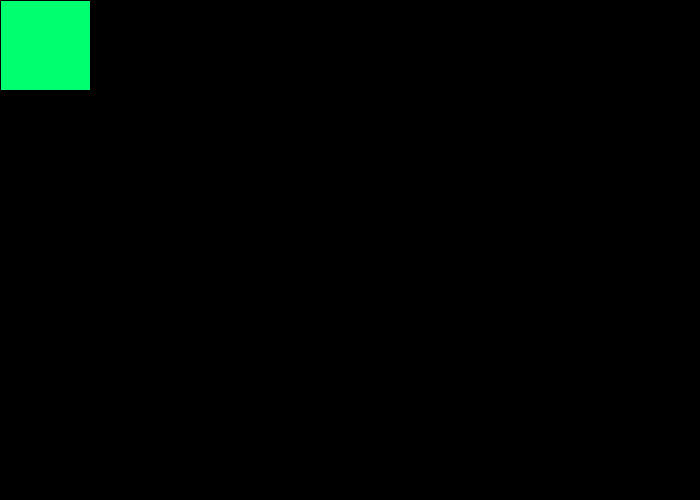
Frame 1 (no input)
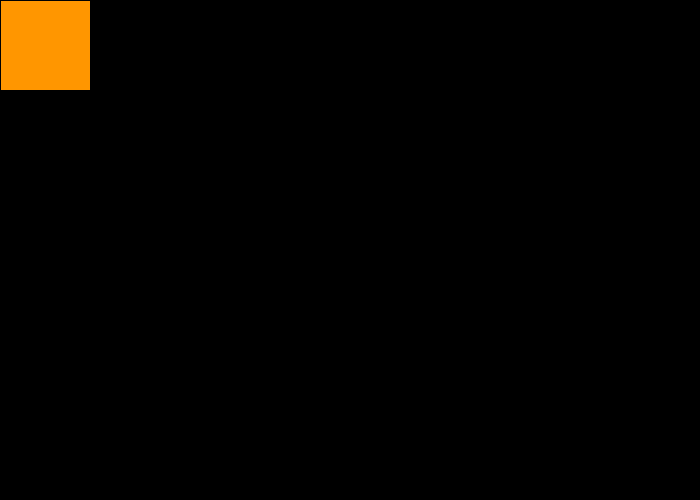
Frame 60 (the mouse pressed at the canvas centre just before this capture)
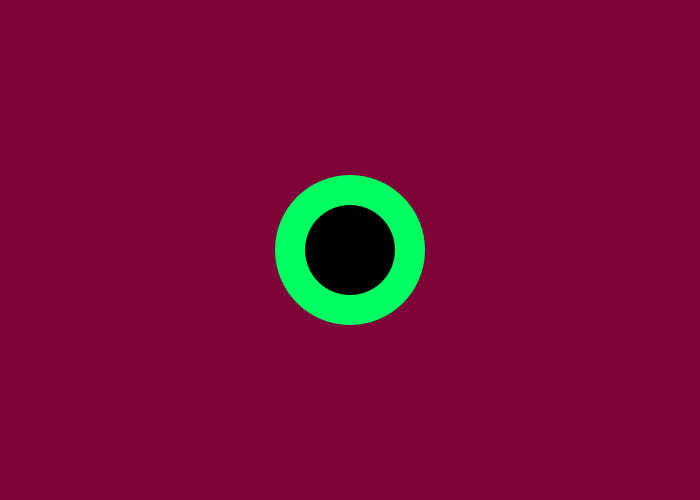
Frame 120 (the mouse held since frame 60 and released just before this capture)

The Processing sketch that drew these frames (run headless with seeded random() and noise(); from frame 60 on, the mouse is pressed at the canvas centre):

// Processing sketch: processing_158746
// ── processing_158746.pde

void setup() {
  noCursor();
  size(700, 500);
  colorMode(HSB);
}
 
void draw() {
  fill (0);
  if (mousePressed == true) {
    colorMode(RGB);
    background(126, 3, 56);
    colorMode(HSB);
    triangle(mouseX, mouseY, 200, 250, 300, 250);
    fill(random(160), 255, 255);
    triangle(mouseX, mouseY, 230, 250, 280, 250);
    fill(random(160), 255, 255);
    noStroke();
    ellipse(mouseX, mouseY, 150, 150);
    fill(0);
    ellipse(mouseX, mouseY, 90, 90);
    
  } else {
    colorMode(HSB);
    background(0);
    fill(random(160),255,255);
    ellipse (mouseX, mouseY, 110, 110);
    rect(mouseY, mouseX, 90, 90);
  }
}
